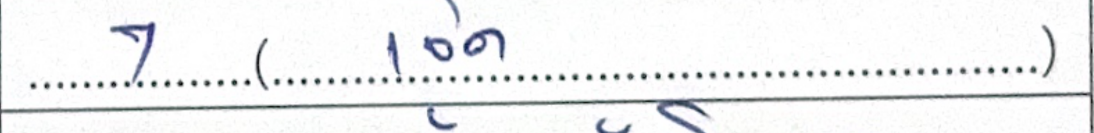
#> input picture score_annotation_export/score_crops/file_00001_row_00_เธช_เธช_5_18_pdf.png, 2187 x 266 px (shown at 1/2 size)
$ python -i cv_module.py   (imports and definitions only)
#> lines starting #> are read from the running program, lines starting #| are printed output that depends on the picture; after the words box and inside, x2 and y2 are one past the last pixel; in counts of white or black regions, pixels touching at a corner belong together
#> further down, picture is the input picture: shape (266, 2187, 3); mean B, G, R 242.1, 241.3, 240.5
import cv2
import numpy as np

def align_image(img, template):
    orb = cv2.ORB_create(5000)
    kp1, des1 = orb.detectAndCompute(img, None)
    kp2, des2 = orb.detectAndCompute(template, None)

    if des1 is None or des2 is None:
        return img

    matcher = cv2.BFMatcher(cv2.NORM_HAMMING, crossCheck=True)
    matches = matcher.match(des1, des2)
    matches = sorted(matches, key=lambda x: x.distance)

    # Keep top 15% matches
    num_good = int(len(matches) * 0.15)
    matches = matches[:num_good]

    if len(matches) < 10:
        return img

    src_pts = np.float32([kp1[m.queryIdx].pt for m in matches]).reshape(-1, 1, 2)
    dst_pts = np.float32([kp2[m.trainIdx].pt for m in matches]).reshape(-1, 1, 2)

    H, mask = cv2.findHomography(src_pts, dst_pts, cv2.RANSAC, 5.0)
    if H is not None:
        h, w = template.shape[:2]
        aligned = cv2.warpPerspective(img, H, (w, h))
        return aligned
    return img

def extract_score_cells(aligned_img):
    gray = cv2.cvtColor(aligned_img, cv2.COLOR_BGR2GRAY)
    thresh = cv2.adaptiveThreshold(gray, 255, cv2.ADAPTIVE_THRESH_GAUSSIAN_C, cv2.THRESH_BINARY_INV, 11, 2)
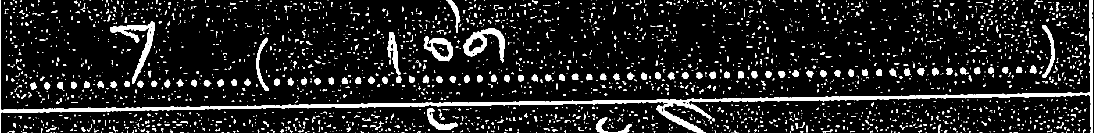
#> thresh: shape (266, 2187) (shown at 1/2 size); 10.4% white; 2844 white regions (2458 under 20 px), largest, box (x1, y1, x2, y2) and area: (0, 0, 2186, 266) 17171, (220, 43, 310, 168) 2228, (927, 57, 1010, 126) 1949

    # Dilate slightly to connect broken lines
    kernel = cv2.getStructuringElement(cv2.MORPH_RECT, (2, 2))
    thresh = cv2.dilate(thresh, kernel, iterations=1)
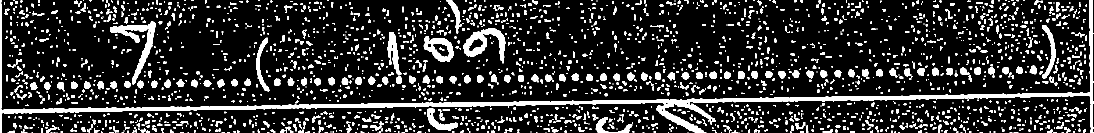
#> thresh: shape (266, 2187) (shown at 1/2 size); 15.3% white; 2491 white regions (1500 under 20 px), largest, box (x1, y1, x2, y2) and area: (0, 0, 2187, 266) 20568, (220, 43, 311, 169) 2605, (927, 57, 1011, 127) 2257

    h_kernel = cv2.getStructuringElement(cv2.MORPH_RECT, (thresh.shape[1]//30, 1))
    v_kernel = cv2.getStructuringElement(cv2.MORPH_RECT, (1, thresh.shape[0]//30))
#> v_kernel = [1, 1, 1, 1, 1, 1, 1, 1]

    h_lines = cv2.morphologyEx(thresh, cv2.MORPH_OPEN, h_kernel)
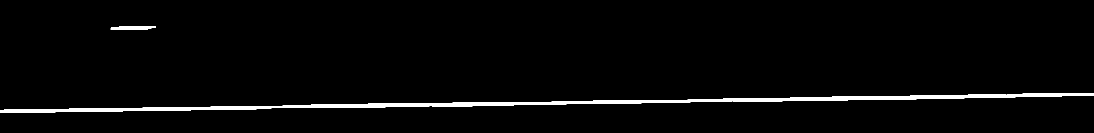
#> h_lines: shape (266, 2187) (shown at 1/2 size); 2.5% white; 2 white regions, box (x1, y1, x2, y2) and area: (0, 187, 2187, 226) 14132, (221, 53, 312, 59) 486
    v_lines = cv2.morphologyEx(thresh, cv2.MORPH_OPEN, v_kernel)
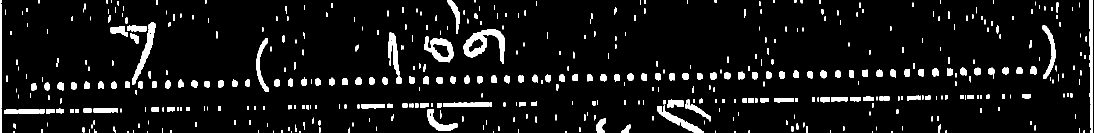
#> v_lines: shape (266, 2187) (shown at 1/2 size); 7% white; 505 white regions (173 under 20 px), largest, box (x1, y1, x2, y2) and area: (927, 58, 1010, 128) 2226, (2179, 0, 2186, 266) 1636, (265, 44, 311, 170) 1423

    grid = cv2.addWeighted(h_lines, 0.5, v_lines, 0.5, 0)
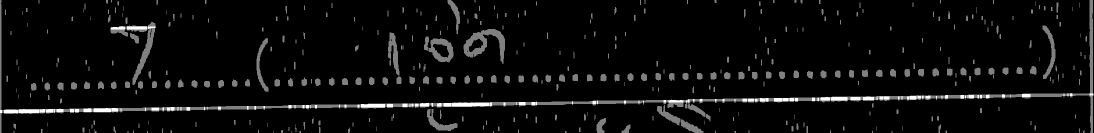
#> grid: shape (266, 2187) (shown at 1/2 size); min 0, max 255, mean 12.1
    _, grid = cv2.threshold(grid, 128, 255, cv2.THRESH_BINARY)
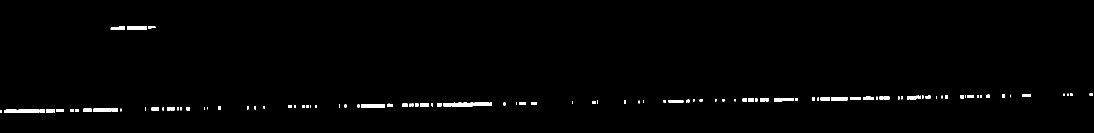
#> grid: shape (266, 2187) (shown at 1/2 size); 1.1% white; 115 white regions (37 under 20 px)

    contours, _ = cv2.findContours(grid, cv2.RETR_TREE, cv2.CHAIN_APPROX_SIMPLE)
#> contours = 115 contours, 58 with area under 20; largest, box (x1, y1, x2, y2) and area: (904, 205, 978, 213) 455, (722, 208, 770, 215) 275, (37, 218, 78, 226) 242, (187, 216, 222, 224) 208, (254, 53, 294, 59) 195

    bounding_boxes = []
    for c in contours:
        x, y, w, h = cv2.boundingRect(c)
        area = w * h
        # Filter out very small/large boxes to find table cells
        if 5000 < area < 100000 and w > 20 and h > 20:
            bounding_boxes.append((x, y, w, h))
#> this loop made 115 passes
#> (c, x, y, w, h, area) on passes 1, 3, 4, 5, 11, 14, 16, 20, 23: ([[0, 220], [0, 225], [3, 225], [3, 220]], 0, 220, 4, 6, 24), ([[150, 218], [150, 223], [157, 223], [157, 218]], 150, 218, 8, 6, 48), ([[140, 218], [140, 223], [147, 223], [147, 218]], 140, 218, 8, 6, 48), ([[113, 218], [113, 223], [126, 223], [126, 218]], 113, 218, 14, 6, 84), ([[167, 217], [167, 223], [182, 223], [182, 217]], 167, 217, 16, 7, 112), ([[334, 215], [334, 220], [339, 220], [339, 215]], 334, 215, 6, 6, 36), ([[303, 215], [303, 220], [317, 220], [317, 215]], 303, 215, 15, 6, 90), ([[373, 214], [373, 220], [379, 220], [379, 214]], 373, 214, 7, 7, 49), ([[341, 214], [341, 220], [348, 220], [348, 214]], 341, 214, 8, 7, 56)
#> (x, y, w, h, area) on passes 2, 7, 8, 9, 12, 13: (8, 219, 28, 7, 196), (92, 218, 15, 7, 105), (79, 218, 11, 7, 77), (37, 218, 41, 8, 328), (223, 216, 13, 7, 91), (187, 216, 35, 8, 280)
#> after the loop, bounding_boxes = []

    # Sort boxes top-to-bottom, left-to-right roughly
    bounding_boxes.sort(key=lambda b: (b[1] // 20, b[0]))

    score_crops = []
    for (x, y, w, h) in bounding_boxes:
        # Assuming score column is the right-most. If x is high (e.g., right side of the page)
        # We can just extract all cells and let VLM/OCR process them, but to save time,
        # we try to just return the rightmost cells.
        if x > aligned_img.shape[1] * 0.6:
            crop = aligned_img[y:y+h, x:x+w]
            score_crops.append(crop)
#> this loop made 0 passes
#> after the loop, score_crops = []

    return score_crops

>>> import cv2
>>> picture = cv2.imread('../score_annotation_export/score_crops/file_00001_row_00_เธช_เธช_5_18_pdf.png')
>>> result = extract_score_cells(picture)
#> result = []

$ run again, on score_annotation_export/score_crops/file_00001_row_01_เธช_เธช_5_18_pdf.png
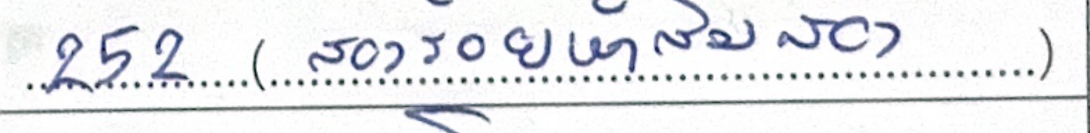
#> input picture score_annotation_export/score_crops/file_00001_row_01_เธช_เธช_5_18_pdf.png, 2179 x 266 px (shown at 1/2 size)
#> picture is the input picture: shape (266, 2179, 3); mean B, G, R 236.5, 233.7, 232.6
#> in extract_score_cells, `thresh = cv2.adaptiveThreshold(gray, 255, cv2.ADAPTIVE_THRESH_GAUSSIAN..`:
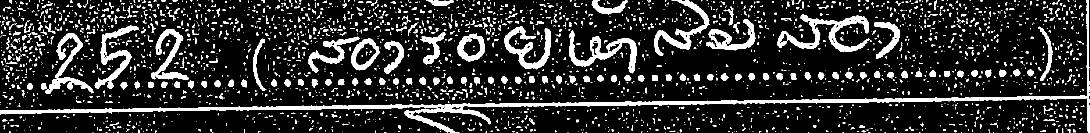
#> thresh: shape (266, 2179) (shown at 1/2 size); 14.9% white; 2934 white regions (2445 under 20 px), largest, box (x1, y1, x2, y2) and area: (0, 0, 2179, 266) 16922, (1555, 28, 1739, 104) 3974, (1138, 61, 1274, 147) 3067
#> h_lines: shape (266, 2179); 2.6% white; 5 white regions, box (x1, y1, x2, y2) and area: (0, 192, 2179, 228) 14165, (810, 220, 959, 224) 506, (1619, 45, 1715, 48) 276, (303, 151, 376, 154) 218, (1423, 95, 1496, 96) 73
#> v_lines: shape (266, 2179); 11.7% white; 579 white regions (181 under 20 px), largest, box (x1, y1, x2, y2) and area: (1009, 54, 1103, 141) 2998, (1308, 2, 1418, 113) 2777, (202, 52, 275, 180) 2737
#> in extract_score_cells, `_, grid = cv2.threshold(grid, 128, 255, cv2.THRESH_BINARY)`:
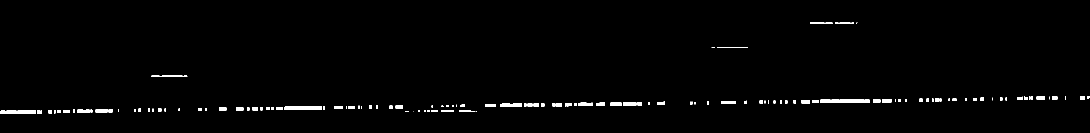
#> grid: shape (266, 2179) (shown at 1/2 size); 1.3% white; 135 white regions (39 under 20 px)
#> contours = 135 contours, 59 with area under 20; largest, box (x1, y1, x2, y2) and area: (569, 212, 644, 220) 452, (1680, 198, 1739, 206) 351, (1640, 199, 1679, 206) 226, (34, 221, 72, 228) 222, (0, 221, 33, 228) 187
#> the loop in extract_score_cells, `for c in contours:` made 135 passes
#> (c, x, y, w, h, area) on passes 9, 10, 11, 14, 15, 16: ([[883, 220], [883, 223], [907, 223], [907, 220]], 883, 220, 25, 4, 100), ([[862, 220], [862, 223], [875, 223], [875, 220]], 862, 220, 14, 4, 56), ([[855, 220], [855, 223], [859, 223], [859, 220]], 855, 220, 5, 4, 20), ([[132, 220], [132, 225], [139, 225], [139, 220]], 132, 220, 8, 6, 48), ([[127, 220], [127, 225], [130, 225], [130, 220]], 127, 220, 4, 6, 24), ([[115, 220], [115, 225], [120, 225], [120, 220]], 115, 220, 6, 6, 36)
#> after the loop in extract_score_cells, `for c in contours:`: bounding_boxes = []

$ run again, on score_annotation_export/score_crops/file_00001_row_02_เธช_เธช_5_18_pdf.png
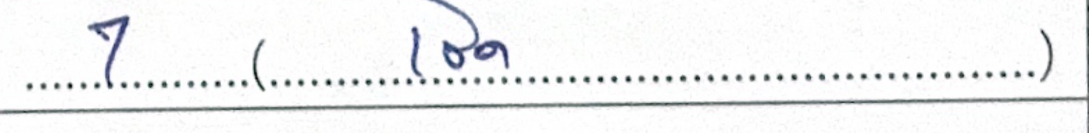
#> input picture score_annotation_export/score_crops/file_00001_row_02_เธช_เธช_5_18_pdf.png, 2177 x 266 px (shown at 1/2 size)
#> picture is the input picture: shape (266, 2177, 3); mean B, G, R 243.3, 242.6, 242
#> in extract_score_cells, `thresh = cv2.adaptiveThreshold(gray, 255, cv2.ADAPTIVE_THRESH_GAUSSIAN..`:
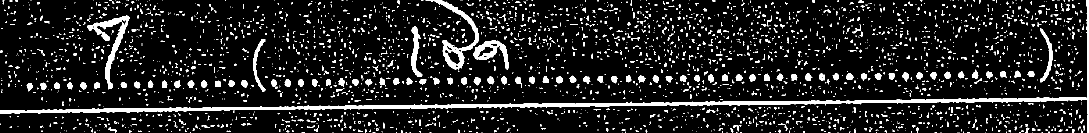
#> thresh: shape (266, 2177) (shown at 1/2 size); 10.2% white; 3108 white regions (2688 under 20 px), largest, box (x1, y1, x2, y2) and area: (0, 0, 2177, 266) 14542, (174, 30, 259, 179) 2435, (851, 0, 958, 140) 2426
#> h_lines: shape (266, 2177); 2.4% white; 1 white region, box (x1, y1, x2, y2) and area: (0, 195, 2177, 227) 13900
#> v_lines: shape (266, 2177); 6.4% white; 532 white regions (181 under 20 px), largest, box (x1, y1, x2, y2) and area: (200, 31, 259, 181) 2214, (869, 0, 959, 104) 1464, (886, 81, 929, 146) 1271
#> in extract_score_cells, `_, grid = cv2.threshold(grid, 128, 255, cv2.THRESH_BINARY)`:
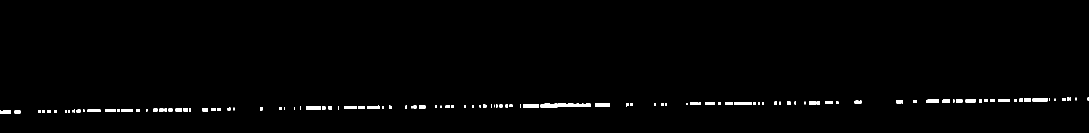
#> grid: shape (266, 2177) (shown at 1/2 size); 1.1% white; 124 white regions (40 under 20 px)
#> contours = 124 contours, 51 with area under 20; largest, box (x1, y1, x2, y2) and area: (1116, 207, 1181, 214) 363, (1081, 207, 1115, 215) 212, (1046, 208, 1078, 215) 186, (2065, 196, 2095, 203) 160, (612, 212, 642, 219) 152
#> the loop in extract_score_cells, `for c in contours:` made 124 passes
#> (c, x, y, w, h, area) on passes 1, 2, 7, 8, 9, 10: ([[76, 221], [76, 225], [81, 225], [81, 221]], 76, 221, 6, 5, 30), ([[29, 221], [29, 226], [40, 226], [40, 221]], 29, 221, 12, 6, 72), ([[109, 220], [109, 225], [113, 225], [113, 220]], 109, 220, 5, 6, 30), ([[95, 220], [95, 225], [100, 225], [100, 220]], 95, 220, 6, 6, 36), ([[85, 220], [85, 225], [89, 225], [89, 220]], 85, 220, 5, 6, 30), ([[175, 219], [175, 223], [200, 223], [200, 219]], 175, 219, 26, 5, 130)
#> after the loop in extract_score_cells, `for c in contours:`: bounding_boxes = []

$ run again, on score_annotation_export/score_crops/file_00001_row_03_เธช_เธช_5_18_pdf.png
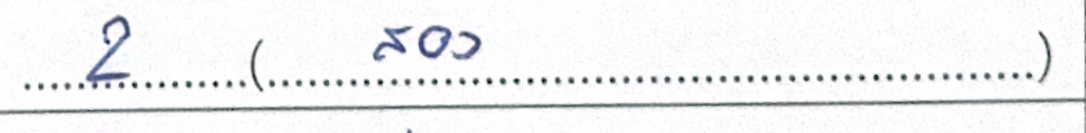
#> input picture score_annotation_export/score_crops/file_00001_row_03_เธช_เธช_5_18_pdf.png, 2171 x 266 px (shown at 1/2 size)
#> picture is the input picture: shape (266, 2171, 3); mean B, G, R 243.1, 242.5, 241.8
#> in extract_score_cells, `thresh = cv2.adaptiveThreshold(gray, 255, cv2.ADAPTIVE_THRESH_GAUSSIAN..`:
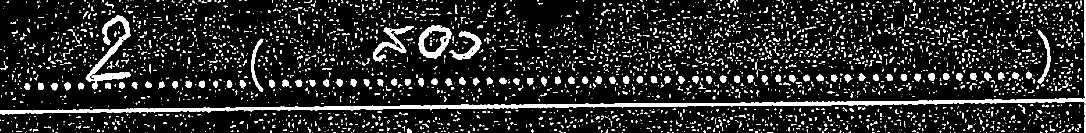
#> thresh: shape (266, 2171) (shown at 1/2 size); 11.9% white; 3737 white regions (3147 under 20 px), largest, box (x1, y1, x2, y2) and area: (0, 197, 2171, 266) 14362, (171, 30, 261, 179) 3048, (837, 50, 903, 117) 1773
#> h_lines: shape (266, 2171); 2.5% white; 3 white regions, box (x1, y1, x2, y2) and area: (0, 198, 2171, 229) 14431, (184, 153, 262, 155) 155, (175, 151, 263, 152) 88
#> v_lines: shape (266, 2171); 7.2% white; 627 white regions (220 under 20 px), largest, box (x1, y1, x2, y2) and area: (838, 51, 903, 119) 1980, (747, 56, 812, 125) 1259, (205, 31, 261, 92) 1250
#> in extract_score_cells, `_, grid = cv2.threshold(grid, 128, 255, cv2.THRESH_BINARY)`:
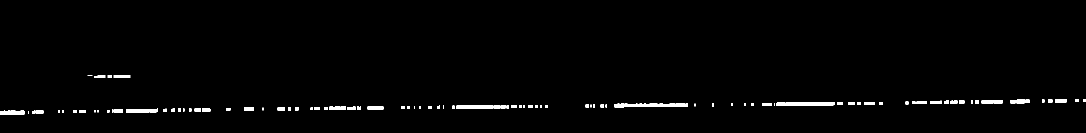
#> grid: shape (266, 2171) (shown at 1/2 size); 1.4% white; 115 white regions (29 under 20 px)
#> contours = 115 contours, 45 with area under 20; largest, box (x1, y1, x2, y2) and area: (1554, 204, 1667, 212) 698, (913, 210, 987, 218) 458, (0, 221, 49, 229) 311, (252, 218, 298, 225) 268, (1331, 207, 1376, 214) 254
#> the loop in extract_score_cells, `for c in contours:` made 115 passes
#> (c, x, y, w, h, area) on passes 2, 5, 8, 9, 11, 14: ([[71, 221], [71, 226], [86, 226], [86, 221]], 71, 221, 16, 6, 96), ([[214, 220], [214, 224], [218, 224], [218, 220]], 214, 220, 5, 5, 25), ([[166, 220], [166, 225], [171, 225], [171, 220]], 166, 220, 6, 6, 36), ([[161, 220], [161, 225], [164, 225], [164, 220]], 161, 220, 4, 6, 24), ([[146, 220], [146, 225], [152, 225], [152, 220]], 146, 220, 7, 6, 42), ([[227, 219], [227, 224], [245, 224], [245, 219]], 227, 219, 19, 6, 114)
#> after the loop in extract_score_cells, `for c in contours:`: bounding_boxes = []
